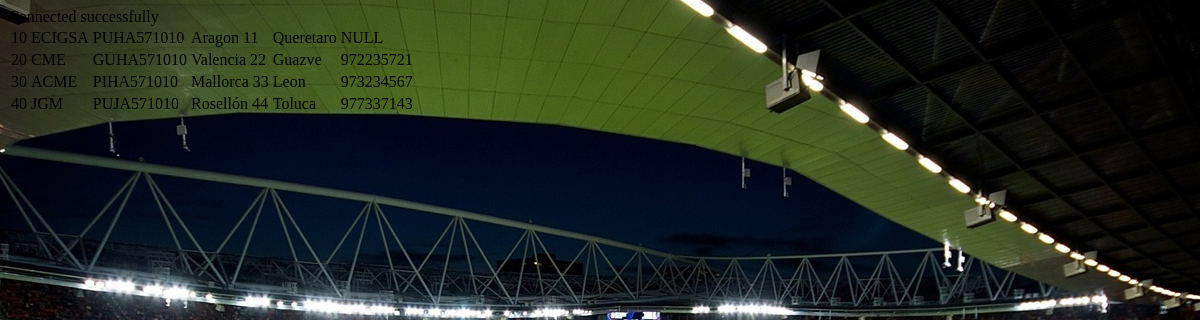
/Proto1.php, run on the app's committed database.
### tables this page shows
CREATE TABLE `clientes` (
  `codigo_cli` int(11) NOT NULL DEFAULT '0',
  `nombre_cli` char(30) NOT NULL,
  `rfc` char(12) DEFAULT NULL,
  `direccion` char(30) DEFAULT NULL,
  `ciudad` char(20) DEFAULT NULL,
  `telefono` char(12) DEFAULT NULL,
  PRIMARY KEY (`codigo_cli`),
  UNIQUE KEY `rfc` (`rfc`)
);

### Proto1.php (the view, shortened to what this page needs)
<html>
<head>
	<link rel="stylesheet" type="text/css" href="estilos/pro1.css">
<body>
<?php
echo 'Connected successfully';
$query = 'SELECT * FROM clientes';
$result = mysql_query($query) or die('Consulta fallida: ' . mysql_error());
echo "<table>\n";
while ($line = mysql_fetch_array($result, MYSQL_ASSOC)) {
    echo "\t<tr>\n";
    foreach ($line as $col_value) {
        echo "\t\t<td>$col_value</td>\n";
    }
    echo "\t</tr>\n";
}
echo "</table>\n";
?>
</body>
</html>

### estilos/pro1.css (style rules this page uses)
body { background-image:url('imagenes/estadio.jpg'); background-repeat:repeat; background-position:center; background-attachment: fixed }

### data on the page
clientes: codigo_cli "10", nombre_cli "ECIGSA", rfc "PUHA571010", direccion "Aragon 11", ciudad "Queretaro", telefono "NULL"
clientes: codigo_cli "20", nombre_cli "CME", rfc "GUHA571010", direccion "Valencia 22", ciudad "Guazve", telefono "972235721"
clientes: codigo_cli "30", nombre_cli "ACME", rfc "PIHA571010", direccion "Mallorca 33", ciudad "Leon", telefono "973234567"
clientes: codigo_cli "40", nombre_cli "JGM", rfc "PUJA571010", direccion "Rosellón 44", ciudad "Toluca", telefono "977337143"
